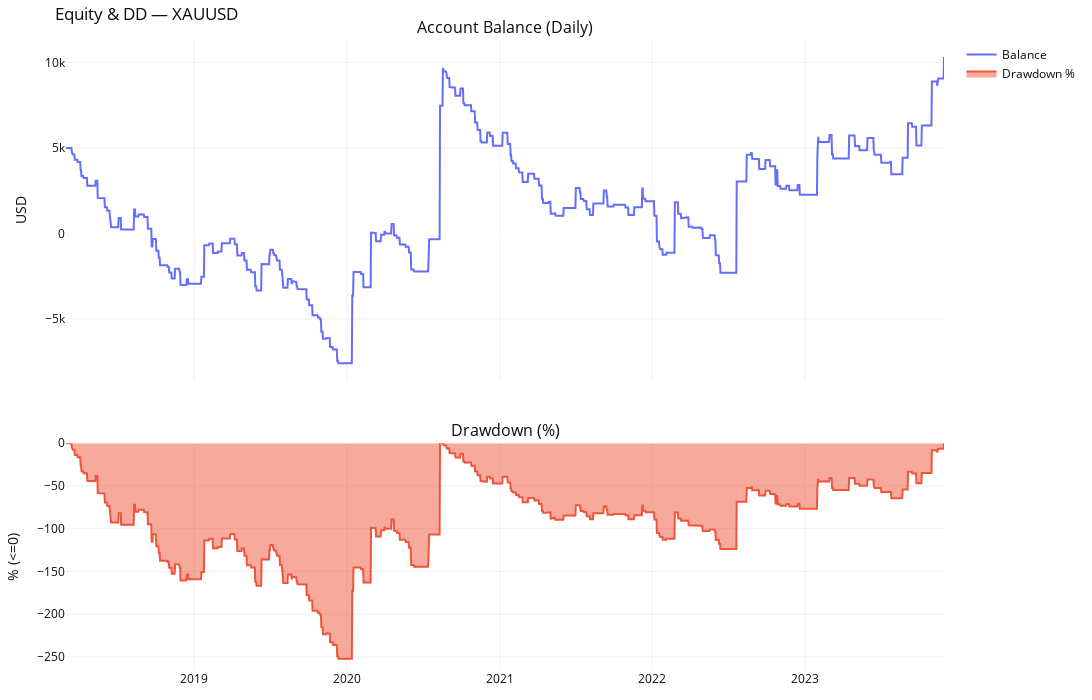
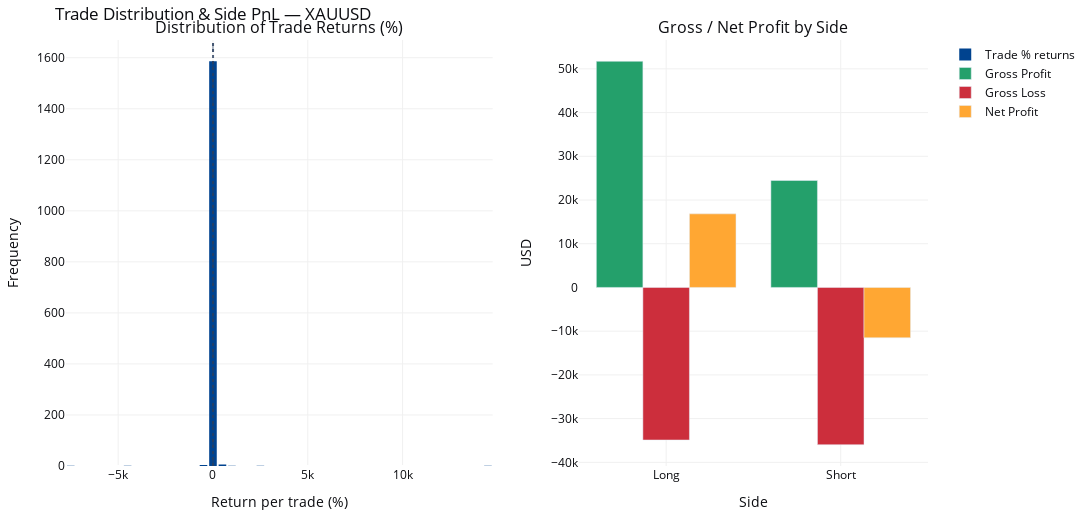

Write notebook code for charts like these, in order.
### Markdown cell above
**Backtest setup:**
- **Pair:** BTCUSD  
- **Periods:**  
  - In-sample: 2018-03-01 → 2023-12-31  
  - Out-of-sample: 2024-01-01 → 2025-11-10 (to evaluate the performance of optimized parameters)

**Strategy concept:**  
The Donchian Breakout strategy identifies breakouts from a defined price range.

- **Buy signal:**  
  Triggered when the closing price breaks **above** the Donchian high.  
  Stop loss is placed at the Donchian low.

- **Sell signal:**  
  Triggered when the closing price breaks **below** the Donchian low.  
  Stop loss is placed at the Donchian high.

Positions are maintained until an **opposite signal** occurs, at which point all the current trades are closed and a new one is opened in the reverse direction.

**Backtest result:**
- The strategy is profitable, but its return distribution is **right-skewed** - most trades result in **small losses (around –1%)**, while a few large winning trades drive overall profitability by capturing strong upward or downward trends.  
- Consequently, during sideways markets, the strategy tends to generate frequent false signals, which can lead to **significant drawdowns over a short period** if too many trades are triggered.

***Therefore, to reduce the drawdown, I modify the strategy in Version 2 to allow only one open position at a time.***

### Code cell
res_v1 = run_backtest_for_symbol_v1(
    pair=PAIR,
    timeframe=TIMEFRAME,
    start_date=START_DATE,
    end_date=END_DATE,
    initial_capital=INITIAL_CAPITAL,
    risk_per_trade=RISK_PER_TRADE,
    risk_mode=RISK_MODE,
    commission_per_lot=COMMISSION_PER_LOT,
    lookback=DONCHIAN_LOOKBACK,
)

print(f"\n=== {PAIR} ===")
display(res_v1["report_df"].T)

fig_equity = plot_equity_and_dd(res_v1["balance_daily"], res_v1["dd_pct"])
fig_equity.update_layout(title_text=f"Equity & DD — {PAIR}")
fig_equity.show()

fig_trade = plot_trade_distribution_and_side_pnl(res_v1["trades"])
fig_trade.update_layout(title_text=f"Trade Distribution & Side PnL — {PAIR}")
fig_trade.show()

### Figure 1 — Plotly figure (JSON) as saved in the notebook; plotly's stock layout.template omitted (floating-point values rounded to 4 significant figures; data arrays with more than 128 entries replaced by an {"elided": "..."} marker saying what was removed)
{"data": [{"mode": "lines", "name": "Balance", "type": "scatter", "x": {"elided": "2102 str values"}, "xaxis": "x", "y": {"elided": "2102 float values"}, "yaxis": "y"}, {"fill": "tozeroy", "mode": "lines", "name": "Drawdown %", "type": "scatter", "x": {"elided": "2102 str values"}, "xaxis": "x2", "y": {"elided": "2102 float values"}, "yaxis": "y2"}], "layout": {"annotations": [{"font": {"size": 16}, "showarrow": false, "text": "Account Balance (Daily)", "x": 0.5, "xanchor": "center", "xref": "paper", "y": 1, "yanchor": "bottom", "yref": "paper"}, {"font": {"size": 16}, "showarrow": false, "text": "Drawdown (%)", "x": 0.5, "xanchor": "center", "xref": "paper", "y": 0.36, "yanchor": "bottom", "yref": "paper"}], "font": {"color": "#0c0d11", "size": 12}, "height": 700, "margin": {"b": 30, "l": 40, "r": 30, "t": 40}, "paper_bgcolor": "#ffffff", "plot_bgcolor": "#ffffff", "showlegend": true, "title": {"text": "Equity & DD — XAUUSD"}, "width": 1300, "xaxis": {"anchor": "y", "domain": [0, 1], "gridcolor": "#f0f0f0", "matches": "x2", "showticklabels": false}, "xaxis2": {"anchor": "y2", "domain": [0, 1], "gridcolor": "#f0f0f0"}, "yaxis": {"anchor": "x", "domain": [0.46, 1], "gridcolor": "#f0f0f0", "title": {"text": "USD"}}, "yaxis2": {"anchor": "x2", "domain": [0, 0.36], "gridcolor": "#f0f0f0", "title": {"text": "% (<=0)"}}}}

### Figure 2 — Plotly figure (JSON) as saved in the notebook; plotly's stock layout.template omitted (floating-point values rounded to 4 significant figures; data arrays with more than 128 entries replaced by an {"elided": "..."} marker saying what was removed)
{"data": [{"hovertemplate": "Return: %{x:.2f}%<br>Count: %{y}<extra></extra>", "marker": {"color": "#00438F"}, "name": "Trade % returns", "nbinsx": 50, "type": "histogram", "x": {"elided": "1601 float values"}, "xaxis": "x", "yaxis": "y"}, {"hovertemplate": "%{x}<br>$%{y:.2f}<extra></extra>", "marker": {"color": "#24A06B"}, "name": "Gross Profit", "type": "bar", "x": ["Long", "Short"], "xaxis": "x2", "y": [51730.0, 24460.0], "yaxis": "y2"}, {"hovertemplate": "%{x}<br>$%{y:.2f}<extra></extra>", "marker": {"color": "#CC2E3C"}, "name": "Gross Loss", "type": "bar", "x": ["Long", "Short"], "xaxis": "x2", "y": [-34900.0, -35970.0], "yaxis": "y2"}, {"hovertemplate": "%{x}<br>$%{y:.2f}<extra></extra>", "marker": {"color": "#FFA733"}, "name": "Net Profit", "type": "bar", "x": ["Long", "Short"], "xaxis": "x2", "y": [16830.0, -11510.0], "yaxis": "y2"}], "layout": {"annotations": [{"font": {"size": 16}, "showarrow": false, "text": "Distribution of Trade Returns (%)", "x": 0.2475, "xanchor": "center", "xref": "paper", "y": 1, "yanchor": "bottom", "yref": "paper"}, {"font": {"size": 16}, "showarrow": false, "text": "Gross / Net Profit by Side", "x": 0.7975, "xanchor": "center", "xref": "paper", "y": 1, "yanchor": "bottom", "yref": "paper"}], "barmode": "group", "font": {"color": "#0c0d11", "size": 12}, "height": 520, "margin": {"b": 30, "l": 40, "r": 30, "t": 40}, "paper_bgcolor": "#ffffff", "plot_bgcolor": "#ffffff", "shapes": [{"line": {"dash": "dash", "width": 1}, "opacity": 0.7, "type": "line", "x0": 0, "x1": 0, "xref": "x", "y0": 0, "y1": 1, "yref": "y domain"}, {"line": {"dash": "dot", "width": 2}, "opacity": 0.8, "type": "line", "x0": 4.41, "x1": 4.41, "xref": "x", "y0": 0, "y1": 1, "yref": "y domain"}], "showlegend": true, "title": {"text": "Trade Distribution & Side PnL — XAUUSD"}, "width": 1300, "xaxis": {"anchor": "y", "domain": [0, 0.495], "gridcolor": "#f0f0f0", "title": {"text": "Return per trade (%)"}}, "xaxis2": {"anchor": "y2", "domain": [0.595, 1], "gridcolor": "#f0f0f0", "title": {"text": "Side"}}, "yaxis": {"anchor": "x", "domain": [0, 1], "gridcolor": "#f0f0f0", "title": {"text": "Frequency"}}, "yaxis2": {"anchor": "x2", "domain": [0, 1], "gridcolor": "#f0f0f0", "title": {"text": "USD"}}}}
